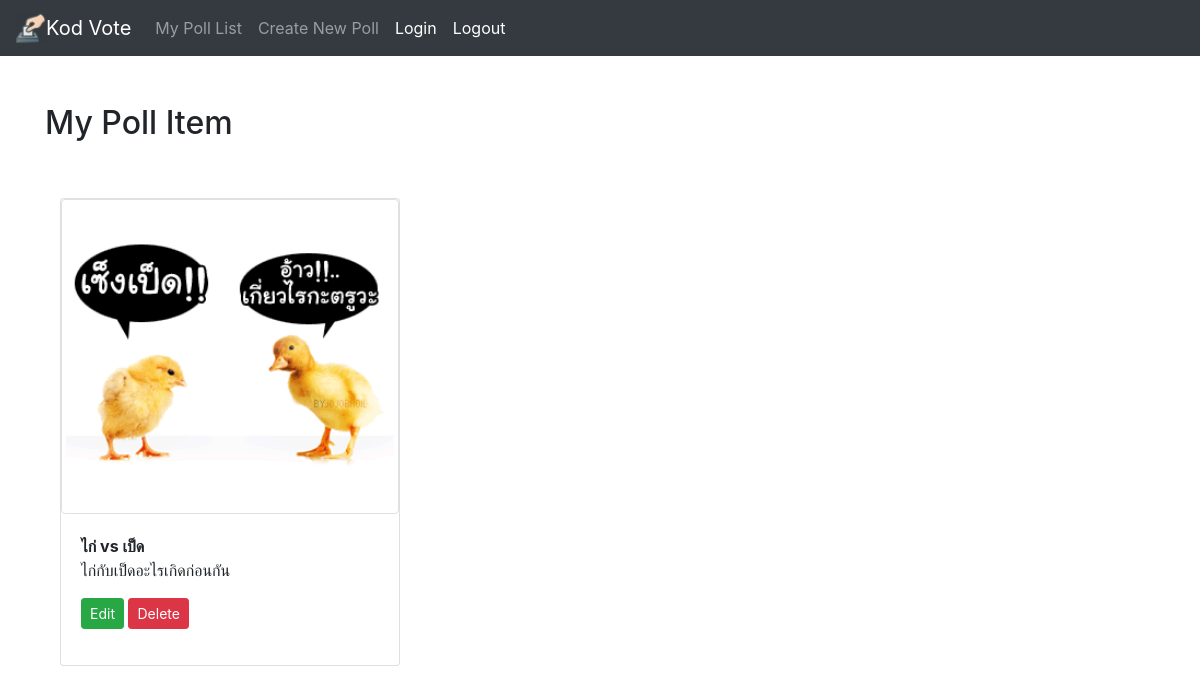
/polls/my_poll/ (signed in), run on the app's committed database.
### polls/models.py (models this page shows, shortened)
class Poll(models.Model):
    subject = models.CharField(max_length=30)
    detail = models.TextField()
    picture = models.FileField(upload_to='documents/%Y/%m/%d')
    password = models.CharField(max_length=100, null=True)
    start_date = models.DateTimeField(default=datetime.datetime.now())
    end_date = models.DateTimeField(null=True)
    create_by = models.ForeignKey(User, on_delete=models.CASCADE)
    create_date = models.DateTimeField(default=datetime.datetime.now())
    duration = models.IntegerField(default=0)

### polls/views.py (the view)
# urls.py: path('my_poll/', v.my_poll, name='my_poll'),
@login_required
def my_poll(request):
    context = {}
    p = Poll.objects.all()
    user = request.user.id
    context['p'] = p
    context['user'] = user
    return render(request, 'polls/mypoll.html', context=context)

### polls/templates/polls/mypoll.html (shortened to what this page needs)
{% extends 'base.html' %}
{% block content %}
    <h2>My Poll Item</h2><br><br>
    {% for poll_item in p %}
        {% if poll_item.create_by.id == user %}
                <div class="col-md-4">
                <div class="card mb-4 box-shadow">
                <img src="{{ poll_item.picture.url }}" class="img-thumbnail">
                <div class="card-body">
                <p class="card-text"> <b>{{ poll_item.subject }}</b> <br>
                {{ poll_item.detail }}</p>
                <div class="d-flex justify-content-between align-items-center">
                        <div class="btn-group">
                          <form method="POST" class="form-group" action="{% url 'poll_choice_update' poll_id=poll_item.id %}">
                          <button type="submit" class="btn btn-success btn-sm" name="edit">Edit</button>
                          <button type="submit" class="btn btn-danger btn-sm" name="delete">Delete</button></form>
                        </div>
                      </div>
                    </div>
                  </div>
                </div>
          {% endif %}
        {% endfor %}
{% endblock%}

### data on the page
Poll: picture (picture), subject "ไก่ vs เป็ด", detail "ไก่กับเป็ดอะไรเกิดก่อนกัน"
